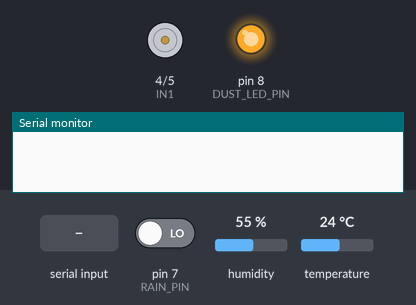
Bench run of a sketch on a simulated Arduino Uno, built with avr-gcc and run on an emulated ATmega328P. Parts: motor-driver pin pairs drawn as motors (green arrow = first pin HIGH = forward, orange = second pin HIGH = backward, longer = more drive, scaled by the enable pin), output pins drawn as LEDs (lit = HIGH), the last lines printed to the serial monitor. The test bench sets the inputs (shaded band); at power-on: pin 7 (RAIN_PIN) LOW, humidity 55 %, temperature 24 °C.

Above: at 1.2 s.
1.3 s: "WINDOW_OPEN\n" received over Serial
At 2.4 s:
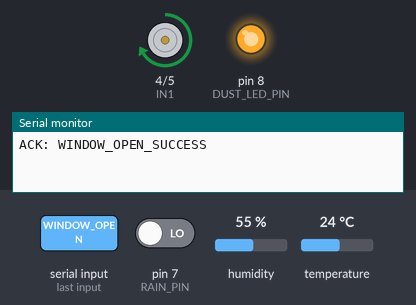
2.8 s: "WINDOW_CLOSE\n" received over Serial
At 3.8 s:
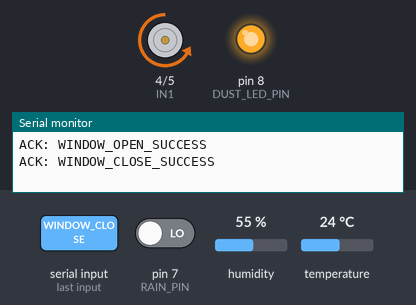
4.6 s: "GET_SENSOR\n" received over Serial
Timing chart, 0 to 29.6 s (numbered marks = the images above; inputs shaded):
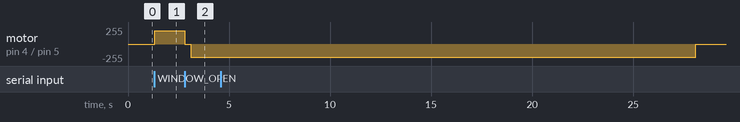

The sketch:

smart_window.ino
```cpp
#include <DHT.h>

#define DHTPIN 2       // AM2302 (DHT22) Sensor Pin (Digital 2)
#define DHTTYPE DHT22  // Sensor type
DHT dht(DHTPIN, DHTTYPE);

// L298 Motor Driver Pins (for window open/close)
const int ENA = 3;
const int IN1 = 4;
const int IN2 = 5;

// Rain Sensor Pin (Digital input from rain sensor relay module)
const int RAIN_PIN = 7;

// PM2.5 Dust Sensor Pins (GP2Y1023AU0F)
const int DUST_ANALOG_PIN = A0; // Dust sensor analog output
const int DUST_LED_PIN = 8;     // Dust sensor internal LED control pin

// ---------------- 센서 오류 처리 ----------------
// DHT 읽기 실패/범위 이탈 시 TEMP/HUMI 자리에 보내는 값 (서버의 DHT_ERROR_THRESHOLD와 대응)
const float SENSOR_ERROR = -999.0;

// 값이 NaN이거나 물리적으로 말이 안 되는 범위면 오류값으로 바꾼다
float validOrError(float v, float lo, float hi) {
  if (isnan(v) || v < lo || v > hi) return SENSOR_ERROR;
  return v;
}

// ---------------- 모터 안전장치 ----------------
const int MOTOR_SPEED = 200;                    // 0~255
// 서버/라즈베리가 멈춰도 이 시간이 지나면 아두이노가 스스로 모터를 끈다.
// 서버의 MOVE_SECONDS(기본 18초)보다 최소 5초 이상 길게 설정할 것.
// (서버의 정지 명령이 재시도/재연결로 몇 초 늦어져도 이 상한이 먼저 걸리지 않도록)
const unsigned long MAX_RUN_MS = 25000;
// 이동 중 반대 방향 명령이 오면 먼저 멈추고 이 시간만큼 기다린 뒤 반전 (모터/L298 보호)
const unsigned long REVERSE_DELAY_MS = 300;

unsigned long motorStart = 0;
bool motorRunning = false;
int motorDir = 0;         // +1: 열기, -1: 닫기, 0: 정지
int timeoutLockDir = 0;   // 최대 시간 초과로 멈춘 방향. WINDOW_STOP 또는 반대 방향 명령이 오기 전까지
                          // 같은 방향 명령은 무시한다 (같은 명령을 반복 전송하는 프로그램이 있어도 구동 시간 제한 유지)

void stopMotor() {
  digitalWrite(IN1, LOW);
  digitalWrite(IN2, LOW);
  analogWrite(ENA, 0);
  motorRunning = false;
  motorDir = 0;
}

// 반환: 1 = 새로 시작, 0 = 이미 같은 방향으로 동작 중 (타이머는 연장하지 않음), -1 = 타임아웃 잠금으로 무시
int startMotor(int dir) {
  if (dir == timeoutLockDir) return -1;          // 시간 초과로 멈춘 방향의 재명령은 무시
  if (motorRunning && motorDir == dir) return 0; // 같은 방향 반복 명령으로 타이머를 늘리지 않는다

  // 반대 방향으로 이미 돌고 있으면 급반전하지 않고 잠깐 멈췄다가 시작
  if (motorRunning) {
    stopMotor();
    delay(REVERSE_DELAY_MS);
  }

  timeoutLockDir = 0;  // 반대 방향 명령이므로 잠금 해제
  digitalWrite(IN1, dir > 0 ? HIGH : LOW);
  digitalWrite(IN2, dir > 0 ? LOW : HIGH);
  analogWrite(ENA, MOTOR_SPEED);
  motorDir = dir;
  motorStart = millis();
  motorRunning = true;
  return 1;
}

// 열기/닫기 명령 처리 후 응답 전송. 서버는 "<명령>_SUCCESS"를 기대한다.
void handleMove(int dir, const char* name) {
  int r = startMotor(dir);
  Serial.print("ACK: ");
  Serial.print(name);
  if (r >= 0) {
    Serial.println("_SUCCESS");
  } else {
    Serial.println("_IGNORED_TIMEOUT_LOCK");  // 시간 초과로 정지한 상태: STOP 또는 반대 명령 필요
  }
}

void setup() {
  Serial.begin(9600);
  dht.begin();

  pinMode(IN1, OUTPUT);
  pinMode(IN2, OUTPUT);
  pinMode(ENA, OUTPUT);
  pinMode(RAIN_PIN, INPUT);
  pinMode(DUST_LED_PIN, OUTPUT);
  digitalWrite(DUST_LED_PIN, HIGH);  // 센서 LED는 평소 꺼 둔다
  stopMotor();  // 부팅 직후 모터가 도는 일이 없도록 정지 상태로 시작
}

void loop() {
  // 최대 동작 시간 초과 시 자동 정지 (통신 두절 대비)
  if (motorRunning && (millis() - motorStart > MAX_RUN_MS)) {
    timeoutLockDir = motorDir;  // 이 방향의 재명령은 STOP/반대 명령이 올 때까지 무시
    stopMotor();
    Serial.println("ACK: AUTO_STOP_TIMEOUT");
  }

  if (Serial.available() > 0) {
    String cmd = Serial.readStringUntil('\n');
    cmd.trim(); // Remove spaces and newline characters

    // 1. Request sensor data (Temp, Humidity, Rain, Dust)
    if (cmd == "GET_SENSOR") {
      float h = validOrError(dht.readHumidity(), 0.0, 100.0);
      float t = validOrError(dht.readTemperature(), -40.0, 80.0);
      int rainState = digitalRead(RAIN_PIN); // LOW = 비 감지 (릴레이 모듈 기준)

      // Read PM2.5 Dust Sensor value
      digitalWrite(DUST_LED_PIN, LOW); // Power on dust sensor LED
      delayMicroseconds(280);
      int dustVal = analogRead(DUST_ANALOG_PIN); // Read dust density
      delayMicroseconds(40);
      digitalWrite(DUST_LED_PIN, HIGH); // Power off dust sensor LED

      // DHT가 실패해도 비/미세먼지는 계속 보낸다 (실패한 값만 -999로 표시)
      Serial.print("TEMP:");
      Serial.print(t);
      Serial.print(",HUMI:");
      Serial.print(h);
      Serial.print(",RAIN:");
      Serial.print(rainState);
      Serial.print(",DUST:");
      Serial.println(dustVal);
    }
    // 2. Open window (motor forward)
    else if (cmd == "WINDOW_OPEN") {
      handleMove(+1, "WINDOW_OPEN");
    }
    // 3. Close window (motor reverse)
    else if (cmd == "WINDOW_CLOSE") {
      handleMove(-1, "WINDOW_CLOSE");
    }
    // 4. Stop motor (타임아웃 잠금도 해제)
    else if (cmd == "WINDOW_STOP") {
      stopMotor();
      timeoutLockDir = 0;
      Serial.println("ACK: WINDOW_STOP_SUCCESS");
    }
    else {
      Serial.println("ACK: UNKNOWN_COMMAND");
    }
  }
}
```

Measured:
- after the input at 1.3 s, motor on pin 4 (IN1) / pin 5 (IN2): stopped → forward 200/255 at once
- after the input at 2.8 s, motor on pin 4 (IN1) / pin 5 (IN2): forward 200/255 → stopped at once, → backward 200/255 0.30 s later
